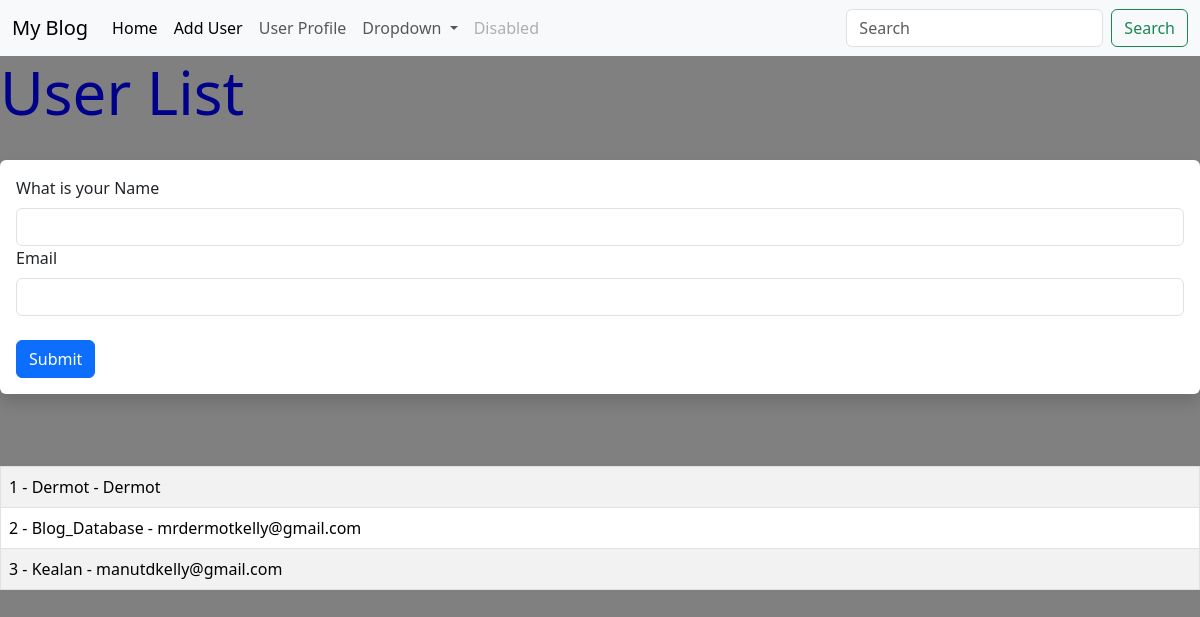
Screenshot of /user/add with the database file from the repository.
### app.py (models this page shows, shortened)
class Users(db.Model):
    id = db.Column(db.Integer, primary_key=True)
    name = db.Column(db.String(150), nullable=False)
    email = db.Column(db.String(150), nullable=False, unique=True)
    date_created = db.Column(db.DateTime, default=datetime.utcnow)

### app.py (the view, shortened to what this page needs)
@app.route('/user/add', methods=['GET','POST'])
def add_user():
    name = None
    form = UserForm()
    our_users = Users.query.order_by(Users.id)
    return render_template("add_user.html", form=form, name=name, our_users=our_users)

### app.py
class UserForm(FlaskForm):
    name = StringField('What is your Name', validators=[DataRequired()])
    email = StringField('Email', validators=[DataRequired()])
    submit = SubmitField('Submit')

### templates/add_user.html (shortened to what this page needs)
{% extends 'base.html'%}
{% block content %}
{% if name %}
    <h1>Hello {{ name }}</h1>
{% else %}
    <h1>User List</h1>
    <br>
    <div class="shadow p-3 mb-5 bg-body rounded">
    <form method="POST">{{form.hidden_tag()}}
        {{ form.name.label (class="form-label")}}
        {{ form.name(class="form-control") }}
        {{ form.email.label (class="form-label")}}
        {{ form.email(class="form-control") }}
        <br>
        {{ form.submit(class="btn btn-primary") }}
    </form>
    </div>
    <br>
    <table class="table table-hover table-bordered table-striped">
    {% for our_user in our_users %}
    <tr>
    <td>
    {{our_user.id}} - {{ our_user.name}} - {{ our_user.email }}
    </td>
    </tr>
    {% endfor %}
    </table>
{% endif%}
{% endblock %}

### templates/base.html (shortened to what this page needs)
<!doctype html>
<html lang="en">
  <head>
    <link href="https://cdn.jsdelivr.net/npm/bootstrap@5.3.2/dist/css/bootstrap.min.css" rel="stylesheet">
    <link href="{{ url_for ('static', filename='css/style.css') }}" rel="stylesheet">
  </head>
  <body>
    {% include 'navbar.html'%}
    {% block content %}{% endblock %}
  </body>
</html>

### templates/navbar.html (shortened to what this page needs)
<nav class="navbar navbar-expand-lg bg-body-tertiary">
    <div class="container-fluid">
      <a class="navbar-brand" href="{{url_for ('index')}}">My Blog</a>
      <div class="collapse navbar-collapse" id="navbarSupportedContent">
        <ul class="navbar-nav me-auto mb-2 mb-lg-0">
          <li class="nav-item">
            <a class="nav-link active" aria-current="page" href="{{url_for ('index')}}">Home</a>
          </li>
          <li class="nav-item">
            <a class="nav-link active" aria-current="page" href="{{url_for ('add_user')}}">Add User</a>
          </li>
          <li class="nav-item">
            <a class="nav-link" href="{{url_for ('user', name='Dermot')}}">User Profile</a>
          </li>
          <li class="nav-item dropdown">
            <a class="nav-link dropdown-toggle" href="#" role="button" data-bs-toggle="dropdown" aria-expanded="false">
              Dropdown
            </a>
          </li>
          <li class="nav-item">
            <a class="nav-link disabled" aria-disabled="true">Disabled</a>
          </li>
        </ul>
        <form class="d-flex" role="search">
          <input class="form-control me-2" type="search" placeholder="Search" aria-label="Search">
          <button class="btn btn-outline-success" type="submit">Search</button>
        </form>
      </div>
    </div>
  </nav>

### static/css/style.css (style rules this page uses)
h1 { color: darkblue; font-size: 60px; }
body { background: gray; }

### rows the page displays
Users: id "1", name "Dermot", email "Dermot"
Users: id "2", name "Blog_Database", email "mrdermotkelly@gmail.com"
Users: id "3", name "Kealan", email "manutdkelly@gmail.com"
